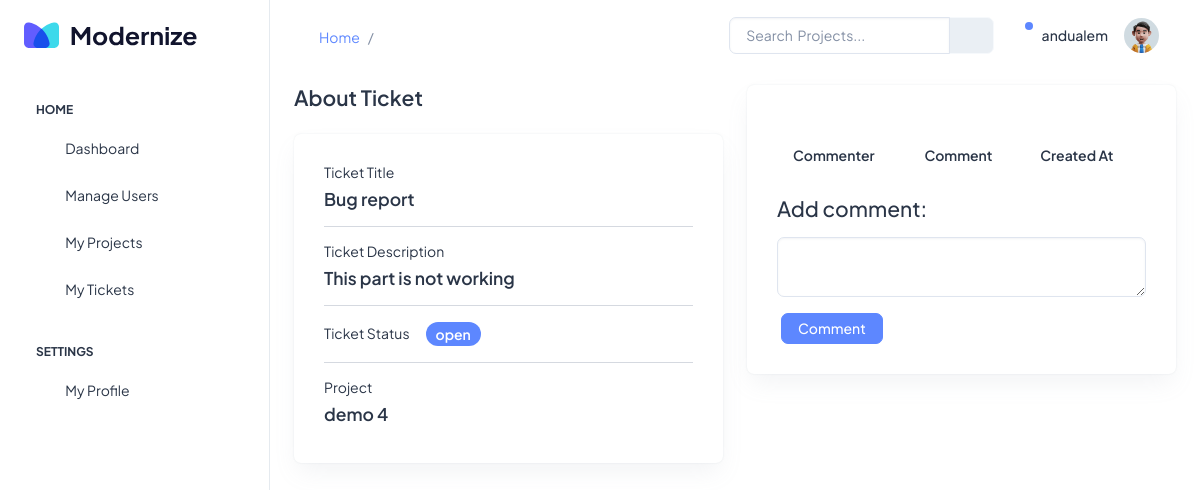
Page /tickets/5/details on the earlier database version.
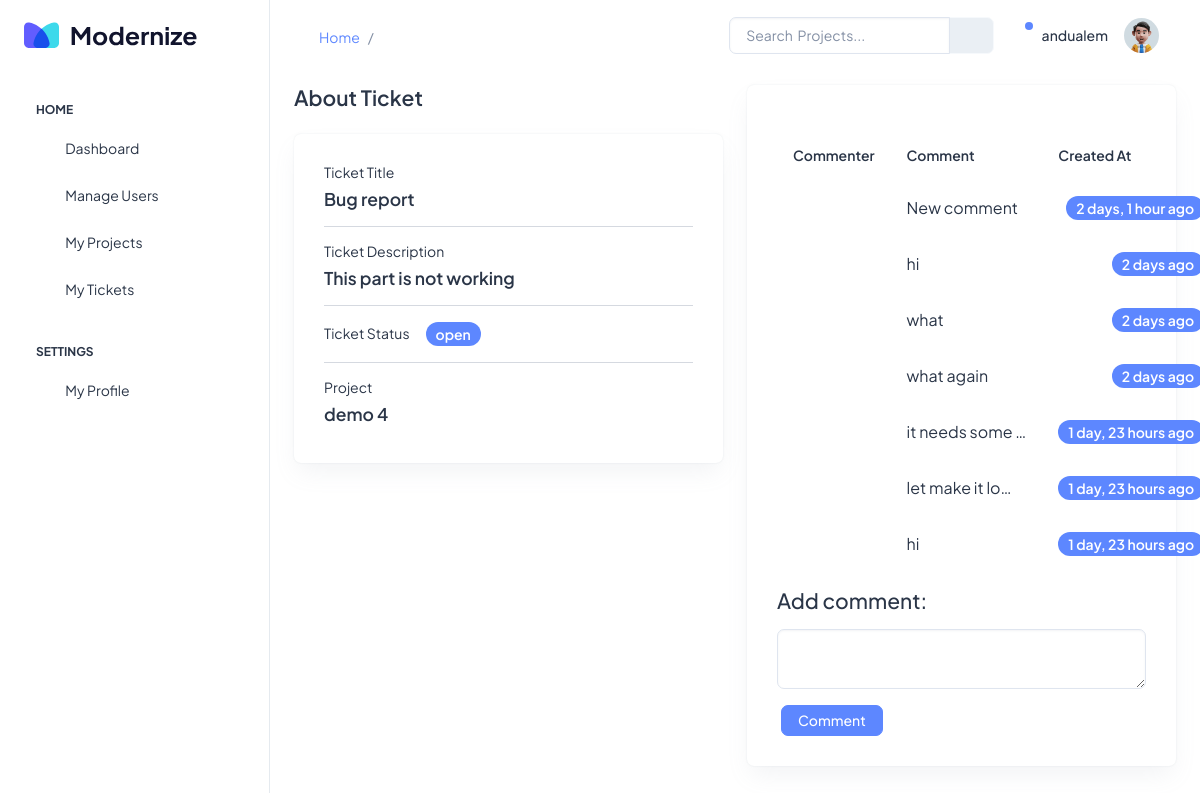
Same page on the later database version.
### tickets/models.py (models this page shows)
class Comment(models.Model):
    comment = models.TextField()
    created_at = models.DateTimeField(auto_now_add=True)
    updated_at = models.DateTimeField(auto_now=True)
    ticket = models.ForeignKey(to=Ticket, on_delete=models.CASCADE, blank=True)
    class Meta:
        ordering = ["created_at"]

### tickets/views.py (the view, shortened to what this page needs)
class TicketDetailView(View):
    def get(self, request, *args, **kwargs):
        view = TicketDisplay.as_view()
        return view(request, *args, **kwargs)

### tickets/forms.py
class CommentForm(forms.ModelForm):
    class Meta:
        model = Comment
        fields = ["comment"]
    def __init__(self, *args, **kwargs):
        self.request = kwargs.pop("request", None)
        super(CommentForm, self).__init__(*args, **kwargs)
        for visible in self.visible_fields():
            visible.field.widget.attrs["class"] = "form-control"
            visible.field.widget.attrs["rows"] = "0"

### tickets/views.py (called while the page is built)
    def get_context_data(self, **kwargs):
        context = super().get_context_data(**kwargs)
        context["form"] = CommentForm()
        return context

### tickets/templates/tickets/detail_ticket.html (shortened to what the changed rows need)
{% extends 'base.html' %}
{% load static %} {% block content %}
<div class="row">
    <div class="col-12">
        <div class="row">
            <div class="col-md-6">
                <div class="card">
                    <div class="card-body">
                        <div class="my-3">
                            <table class="table text-nowrap mb-0 align-middle">
                                <thead class="text-dark fs-4">
                                    <tr>
                                        <th class="border-bottom-0">
                                            <h6 class="fw-semibold mb-0">
                                                Commenter
                                            </h6>
                                        </th>
                                        <th class="border-bottom-0">
                                            <h6 class="fw-semibold mb-0">
                                                Comment
                                            </h6>
                                        </th>
                                        <th class="border-bottom-0">
                                            <h6 class="fw-semibold mb-0">
                                                Created At
                                            </h6>
                                        </th>
                                    </tr>
                                </thead>
                                <tbody>
                                    {% for comment in ticket.comment_set.all %}
                                    <tr>
                                        <td class="border-bottom-0">
                                        </td>
                                        <td class="border-bottom-0">
                                            <p class="mb-0 fw-normal">
                                                <a
                                                    href=""
                                                    class="text-dark"
                                                    data-bs-toggle="modal"
                                                    data-bs-target="#{{comment.id}}"
                                                >
                                                    {{ comment.comment|truncatechars:15}}
                                                </a>
                                            </p>
                                        </td>
                                        <td class="border-bottom-0">
                                            <div
                                                class="d-flex align-items-end justify-content-end gap-2"
                                            >
                                                <span
                                                    class="badge bg-primary rounded-3 fw-semibold"
                                                >
                                                    {{ comment.created_at|timesince }} ago
                                                </span>
                                            </div>
                                        </td>
                                    </tr>
                                    {% endfor %}
                                </tbody>
                            </table>
                        </div>
                        <div class="">
                            <form class="" action="" method="POST">
                                {% csrf_token %} {% for field in form %}
                                <div
                                    class="form-group mb-3 {% if field.errors %} errors {% endif %}"
                                >
                                    {{ field }} {{ field.errors }}
                                </div>
                                {% endfor %}
                            </form>
                        </div>
                    </div>
                </div>
            </div>
        </div>
    </div>
</div>
{% endblock content %}

Differences in the rows shown:
added Comment: comment "New comment", created_at "2 days, 1 hour"
added Comment: comment "hi", created_at "2 days"
added Comment: comment "what", created_at "2 days"
added Comment: comment "what again", created_at "2 days"
added Comment: comment "it needs some …", created_at "1 day, 23 hours"
added Comment: comment "let make it lo…", created_at "1 day, 23 hours"
added Comment: comment "hi", created_at "1 day, 23 hours"
